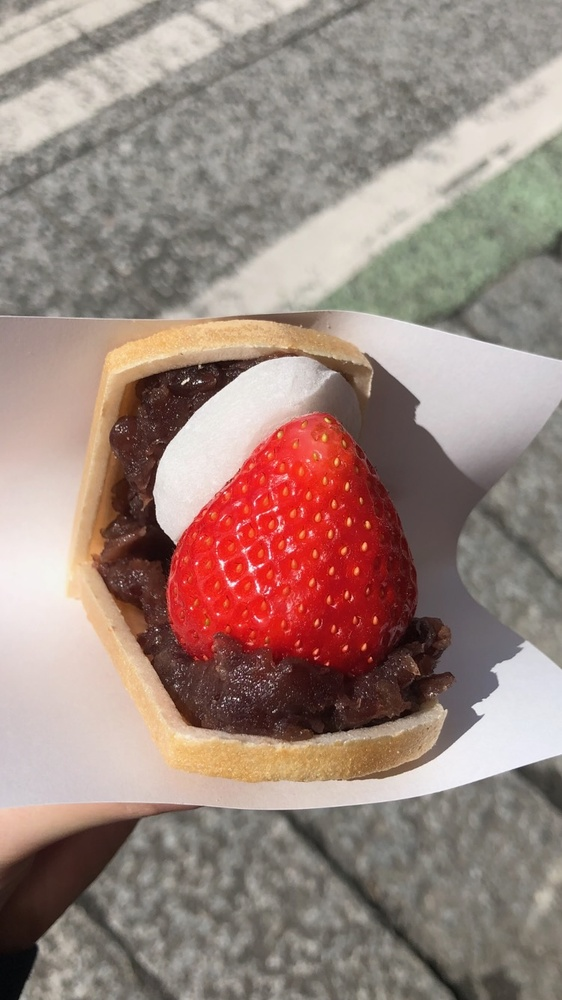
#> input picture image_process/image/berry.jpeg, 562 x 1000 px, shrunk from 750 x 1334 before the run
$ python image_process_1.py
#> lines starting #> are read from the running program, lines starting #| are printed output that depends on the picture
import cv2
import numpy as np


#(1) カラー画像を読み込み，カラー表示するプログラム
im_rgb = cv2.imread('image/berry.jpeg')
#> im_rgb is the input picture: shape (1000, 562, 3); mean B, G, R 125.9, 133.9, 155.8
cv2.imshow('image',im_rgb)
print('(1)')
cv2.waitKey(0)

#(2) カラー画像を読み込み，グレースケール表示するプログラム
im_gray = cv2.imread('image/berry.jpeg', cv2.IMREAD_GRAYSCALE)
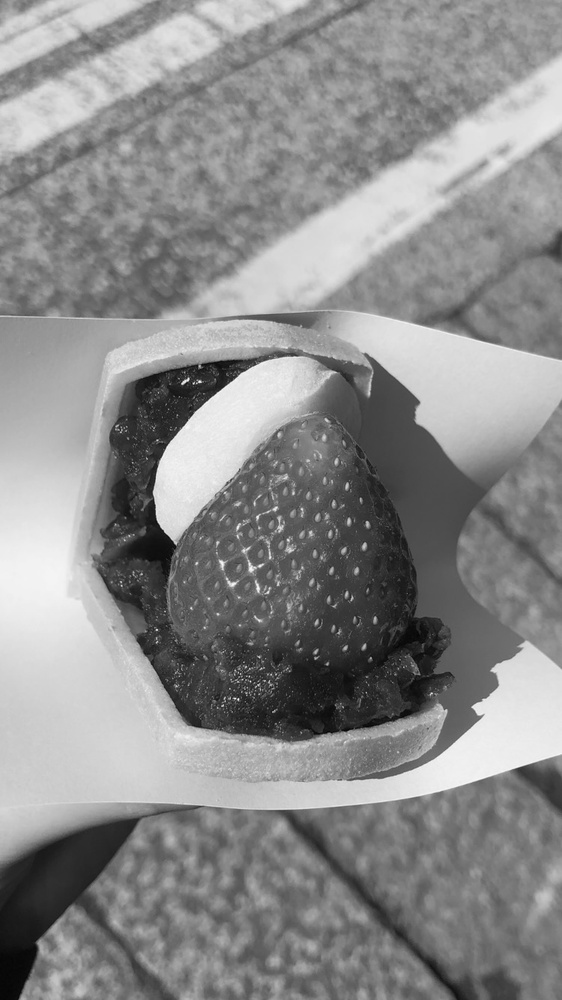
#> im_gray: shape (1000, 562); min 3, max 255, mean 139.5
cv2.imshow('image',im_gray)
print('(2)')
cv2.waitKey(0)


#(3) カラー画像を読み込み,グレースケール化した画像を別名で保存するプログラム
im_rgb = cv2.imread('image/berry.jpeg')
im_gray = cv2.cvtColor(im_rgb, cv2.COLOR_BGR2GRAY)
cv2.imwrite('image/berry_gray.jpg', im_gray)
print('(3)')
cv2.waitKey(0)

#(4) カラー画像を読み込み,3 チャネル(RGB)に分離し,入力画像と共に各チャネルの画像を表示するプログラム
im_bgr = cv2.imread('image/berry.jpeg')
im_b, im_g, im_r = cv2.split(im_bgr)
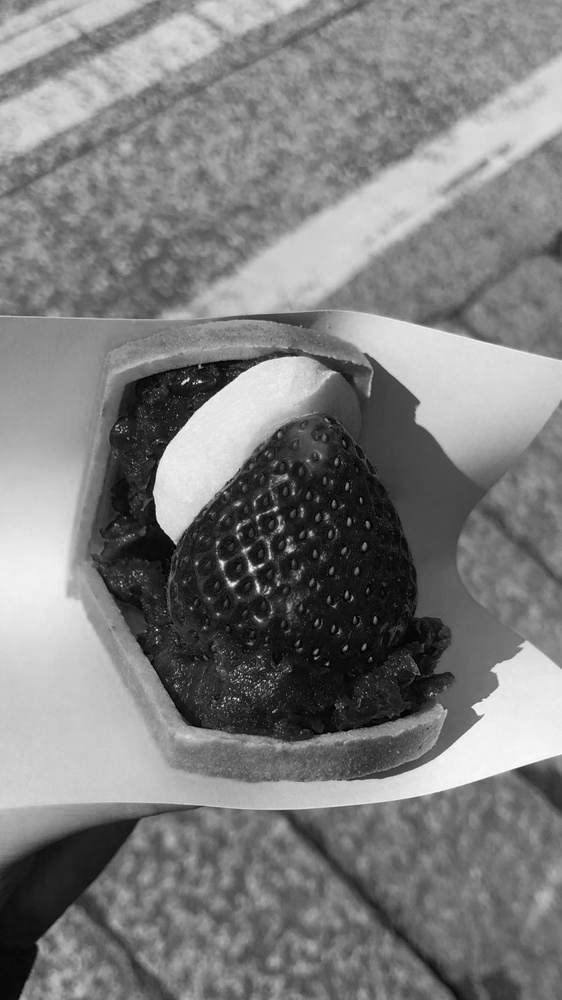
#> im_b: shape (1000, 562); min 0, max 255, mean 125.9
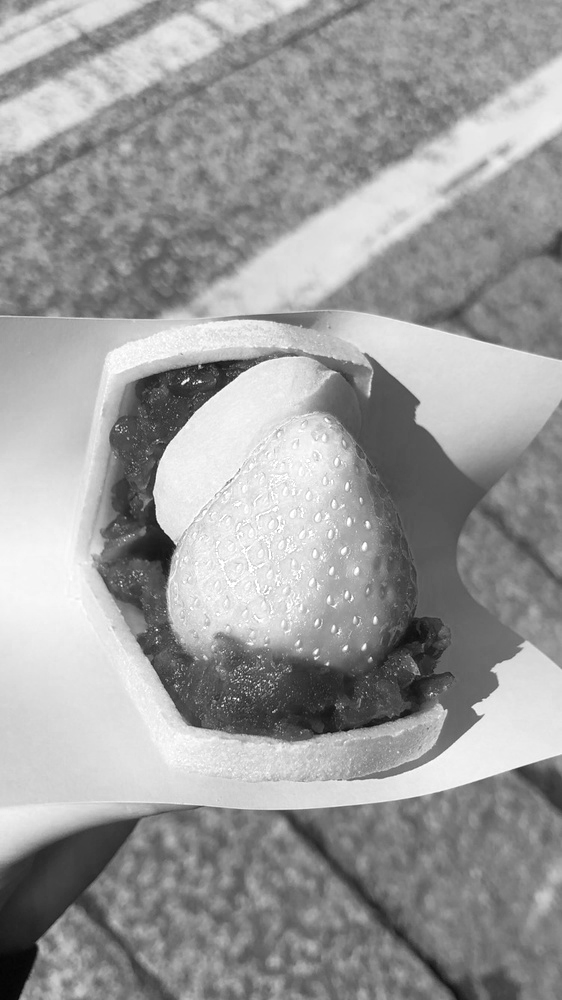
#> im_r: shape (1000, 562); min 4, max 255, mean 155.8

#グレー画像とカラー画像の合成のために,グレー画像をカラー化
im_b = cv2.cvtColor(im_b,cv2.COLOR_GRAY2BGR)
#> im_b: shape (1000, 562, 3)
im_g = cv2.cvtColor(im_g,cv2.COLOR_GRAY2BGR)
#> im_g: shape (1000, 562, 3)
im_r = cv2.cvtColor(im_r,cv2.COLOR_GRAY2BGR)
#> im_r: shape (1000, 562, 3)

im_h_1 = cv2.hconcat([im_rgb, im_b])
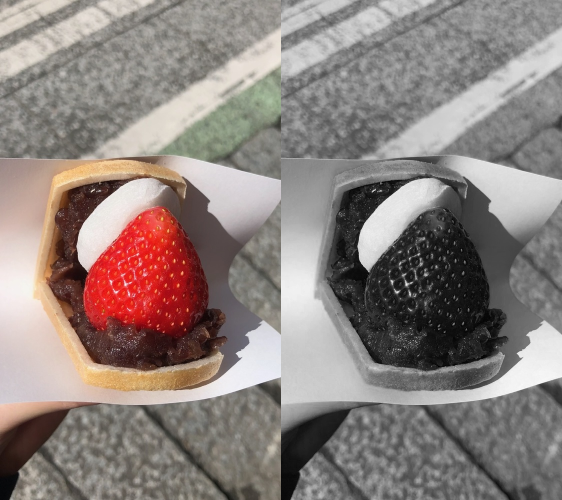
#> im_h_1: shape (1000, 1124, 3) (shown at 1/2 size); mean B, G, R 125.9, 129.9, 140.8
im_h_2 = cv2.hconcat([im_g ,im_r])
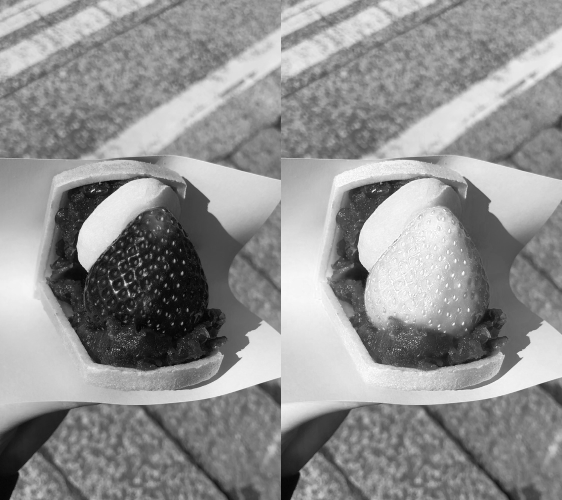
#> im_h_2: shape (1000, 1124, 3) (shown at 1/2 size); min 0, max 255, mean 144.9
im_v = cv2.vconcat([im_h_1, im_h_2])
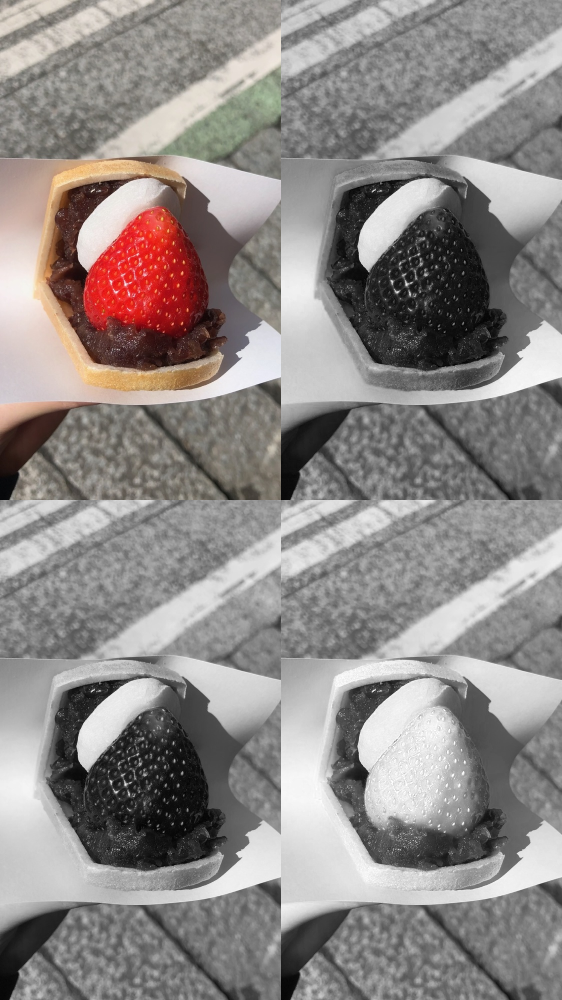
#> im_v: shape (2000, 1124, 3) (shown at 1/2 size); mean B, G, R 135.4, 137.4, 142.8
cv2.imwrite('image/image_array.jpeg', im_v)

cv2.waitKey(0)


#(5) カラー画像を読み込み,RGB 成分を以下の数式に従い変換し,グレースケール化した画像を別名で保存するプログラム
#Y = 0.2126 R + 0.7152 G + 0.0722 B

im_bgr = cv2.imread('image/berry.jpeg')
im_gray = cv2.cvtColor(im_rgb, cv2.COLOR_BGR2GRAY)
im_b, im_g, im_r = cv2.split(im_bgr)

im_b = 0.0722 * im_b
#> im_b: shape (1000, 562) float64
im_g = 0.7152 * im_g
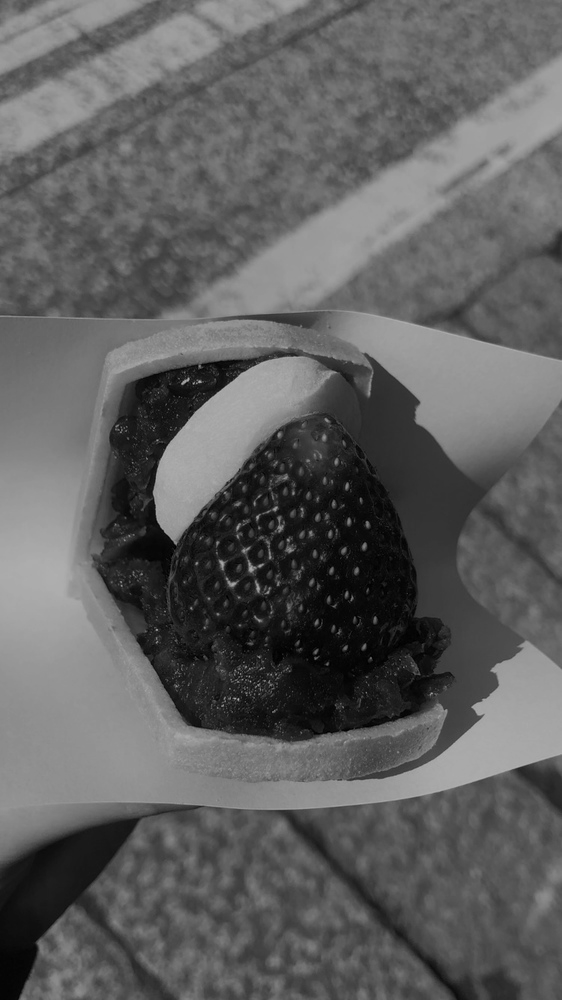
#> im_g: shape (1000, 562) float64; min 0, max 180.2, mean 95.8
im_r = 0.2126 * im_r
#> im_r: shape (1000, 562) float64

im_fomula = im_b + im_r + im_g
cv2.imwrite('image/image_fomula.jpeg', im_fomula)


print('(5)')
cv2.waitKey(0)


# すべてウィンドウを閉じる
cv2.destroyAllWindows()
